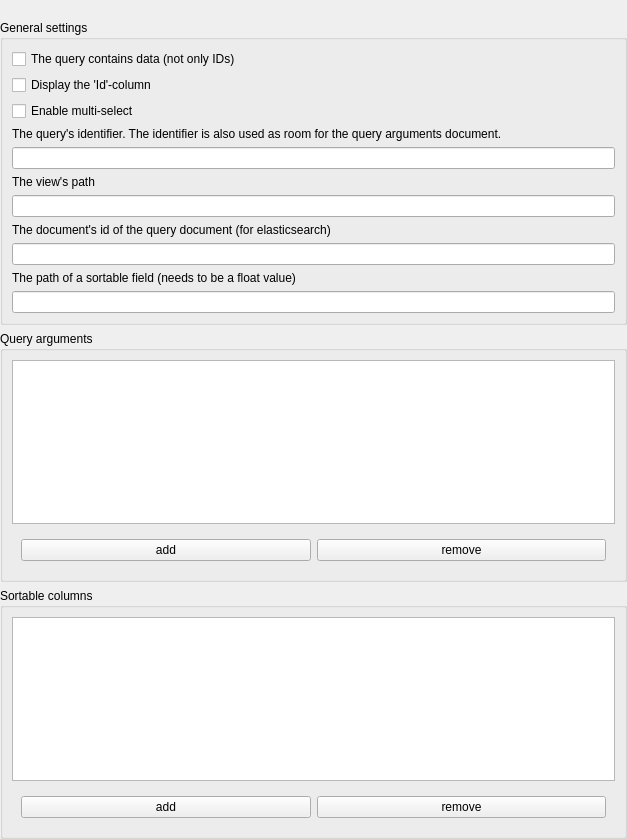
<?xml version="1.0" encoding="UTF-8"?>
<ui version="4.0">
 <class>GbRoomAndPath</class>
 <widget class="QWidget" name="GbRoomAndPath">
  <property name="geometry">
   <rect>
    <x>0</x>
    <y>0</y>
    <width>627</width>
    <height>839</height>
   </rect>
  </property>
  <property name="windowTitle">
   <string>Form</string>
  </property>
  <layout class="QGridLayout" name="gridLayout">
   <property name="leftMargin">
    <number>0</number>
   </property>
   <property name="topMargin">
    <number>20</number>
   </property>
   <property name="rightMargin">
    <number>0</number>
   </property>
   <property name="bottomMargin">
    <number>0</number>
   </property>
   <item row="0" column="0">
    <widget class="QGroupBox" name="groupBox_2">
     <property name="title">
      <string>General settings</string>
     </property>
     <layout class="QVBoxLayout" name="verticalLayout">
      <item>
       <widget class="CheckBox" name="checkBox">
        <property name="text">
         <string>The query contains data (not only IDs)</string>
        </property>
        <property name="template" stdset="0">
         <string>inspector-hasdata</string>
        </property>
       </widget>
      </item>
      <item>
       <widget class="CheckBox" name="checkBox_2">
        <property name="text">
         <string>Display the 'Id'-column</string>
        </property>
        <property name="template" stdset="0">
         <string>inspector-showid</string>
        </property>
       </widget>
      </item>
      <item>
       <widget class="CheckBox" name="checkBox_3">
        <property name="text">
         <string>Enable multi-select</string>
        </property>
        <property name="template" stdset="0">
         <string>inspector-multiselect</string>
        </property>
       </widget>
      </item>
      <item>
       <widget class="QLabel" name="label">
        <property name="text">
         <string>The query's identifier. The identifier is also used as room for the query arguments document.</string>
        </property>
       </widget>
      </item>
      <item>
       <widget class="LineEdit" name="LineEdit">
        <property name="template" stdset="0">
         <string>inspector-view-identifier</string>
        </property>
       </widget>
      </item>
      <item>
       <widget class="QLabel" name="label_4">
        <property name="text">
         <string>The view's path</string>
        </property>
       </widget>
      </item>
      <item>
       <widget class="LineEdit" name="LineEdit_4">
        <property name="template" stdset="0">
         <string>inspector-view</string>
        </property>
       </widget>
      </item>
      <item>
       <widget class="QLabel" name="label_2">
        <property name="text">
         <string>The document's id of the query document (for elasticsearch)</string>
        </property>
       </widget>
      </item>
      <item>
       <widget class="LineEdit" name="LineEdit_2">
        <property name="template" stdset="0">
         <string>inspector-querydocid</string>
        </property>
       </widget>
      </item>
      <item>
       <widget class="QLabel" name="label_3">
        <property name="text">
         <string>The path of a sortable field (needs to be a float value)</string>
        </property>
       </widget>
      </item>
      <item>
       <widget class="LineEdit" name="LineEdit_3">
        <property name="template" stdset="0">
         <string>inspector-orderpath</string>
        </property>
       </widget>
      </item>
     </layout>
    </widget>
   </item>
   <item row="2" column="0">
    <widget class="QGroupBox" name="groupBox">
     <property name="title">
      <string>Query arguments</string>
     </property>
     <layout class="QVBoxLayout" name="verticalLayout_2">
      <item>
       <widget class="EmbeddedViewTable" name="embeddedViewTable">
        <property name="minimumSize">
         <size>
          <width>0</width>
          <height>150</height>
         </size>
        </property>
        <property name="template" stdset="0">
         <string>inspector-table-viewargs</string>
        </property>
       </widget>
      </item>
      <item>
       <widget class="QWidget" name="widget" native="true">
        <layout class="QHBoxLayout" name="horizontalLayout">
         <item>
          <widget class="ActionButton" name="actionButton_2">
           <property name="text">
            <string>add</string>
           </property>
           <property name="template" stdset="0">
            <string>inspector-viewargs-add</string>
           </property>
          </widget>
         </item>
         <item>
          <widget class="ActionButton" name="actionButton">
           <property name="text">
            <string>remove</string>
           </property>
           <property name="template" stdset="0">
            <string>inspector-viewargs-remove</string>
           </property>
          </widget>
         </item>
        </layout>
       </widget>
      </item>
     </layout>
    </widget>
   </item>
   <item row="3" column="0">
    <widget class="QGroupBox" name="groupBox_3">
     <property name="title">
      <string>Sortable columns</string>
     </property>
     <layout class="QVBoxLayout" name="verticalLayout_3">
      <item>
       <widget class="EmbeddedViewTable" name="embeddedViewTable_2">
        <property name="minimumSize">
         <size>
          <width>0</width>
          <height>150</height>
         </size>
        </property>
        <property name="template" stdset="0">
         <string>inspector-sortable</string>
        </property>
       </widget>
      </item>
      <item>
       <widget class="QWidget" name="widget_2" native="true">
        <layout class="QHBoxLayout" name="horizontalLayout_2">
         <item>
          <widget class="ActionButton" name="actionButton_3">
           <property name="text">
            <string>add</string>
           </property>
           <property name="template" stdset="0">
            <string>inspector-sortable-add</string>
           </property>
          </widget>
         </item>
         <item>
          <widget class="ActionButton" name="actionButton_4">
           <property name="text">
            <string>remove</string>
           </property>
           <property name="template" stdset="0">
            <string>inspector-sortable-remove</string>
           </property>
          </widget>
         </item>
        </layout>
       </widget>
      </item>
     </layout>
    </widget>
   </item>
  </layout>
 </widget>
 <customwidgets>
  <customwidget>
   <class>ActionButton</class>
   <extends>QPushButton</extends>
   <header>wallaby.frontends.qt.widgets.buttons.actionButton</header>
  </customwidget>
  <customwidget>
   <class>CheckBox</class>
   <extends>QCheckBox</extends>
   <header>wallaby.frontends.qt.widgets.buttons.checkBox</header>
  </customwidget>
  <customwidget>
   <class>EmbeddedViewTable</class>
   <extends>QTableView</extends>
   <header>wallaby.frontends.qt.widgets.multi.embeddedViewTable</header>
  </customwidget>
  <customwidget>
   <class>LineEdit</class>
   <extends>QLineEdit</extends>
   <header>wallaby.frontends.qt.widgets.edits.lineEdit</header>
  </customwidget>
 </customwidgets>
 <resources/>
 <connections/>
</ui>
